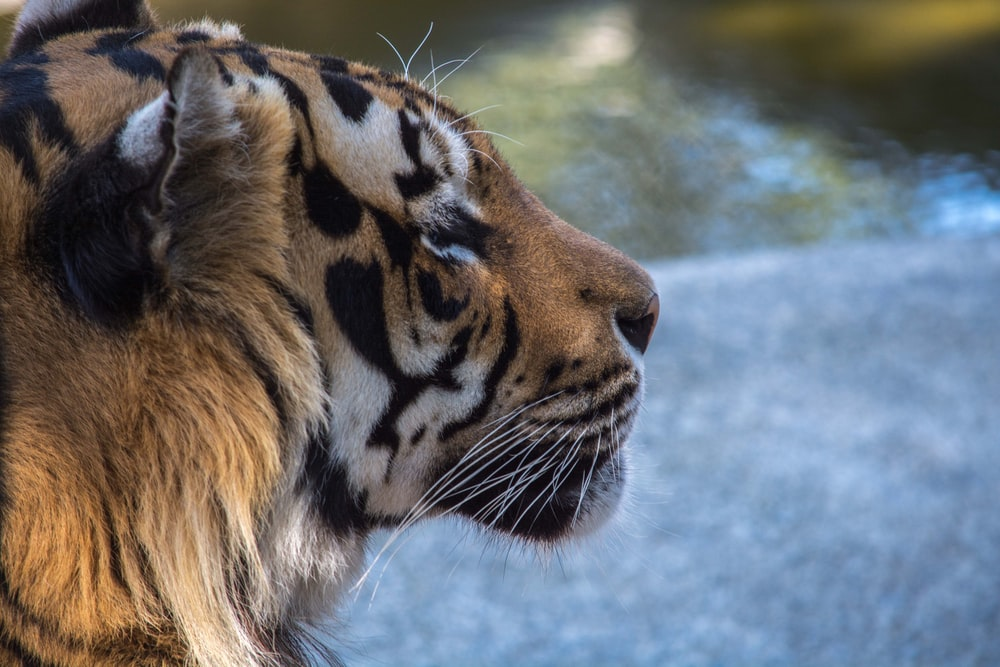
#> input picture pic.jpg, 1000 x 667 px, given in place of pic.png, which was not available
$ jupyter execute 3.11.ipynb   (older library calls are emulated)
#> lines starting #> are read from the running program, lines starting #| are printed output that depends on the picture; after the words box and inside, x2 and y2 are one past the last pixel; in counts of white or black regions, pixels touching at a corner belong together; pictures that were not available may be replaced by others from this repository, and a replacement may not be noted
[cell 1]
import cv2
import numpy as np

[cell 2]
image = cv2.imread('./pictures/pic.png')
#> image is the input picture: shape (667, 1000, 3); mean B, G, R 113.4, 109.7, 107.6

[cell 3]
cv2.imshow('original',image)

[cell 4]
ret,thresh1 = cv2.threshold(image,127,255,cv2.THRESH_BINARY)
cv2.imshow('1 Threshold Binary',thresh1)

ret,thresh2 = cv2.threshold(image,127,255,cv2.THRESH_BINARY_INV)
cv2.imshow('2 Threshold Binary Inverse',thresh2)

ret,thresh3 = cv2.threshold(image,127,255,cv2.THRESH_TRUNC)
cv2.imshow('3 Threshold trunc',thresh3)

ret,thresh4 = cv2.threshold(image,127,255,cv2.THRESH_TOZERO)
cv2.imshow('4 Threshold tozero',thresh3)

ret,thresh5 = cv2.threshold(image,127,255,cv2.THRESH_TOZERO_INV)
cv2.imshow('5 Threshold tozero inverse',thresh5)

cv2.waitKey(0)
cv2.destroyAllWindows()

[cell 5]
image = cv2.imread('pictures/pic.png',0)
#> image: shape (667, 1000); min 0, max 255, mean 109.5

ret,thresh1 = cv2.threshold(image,127,255,cv2.THRESH_BINARY)
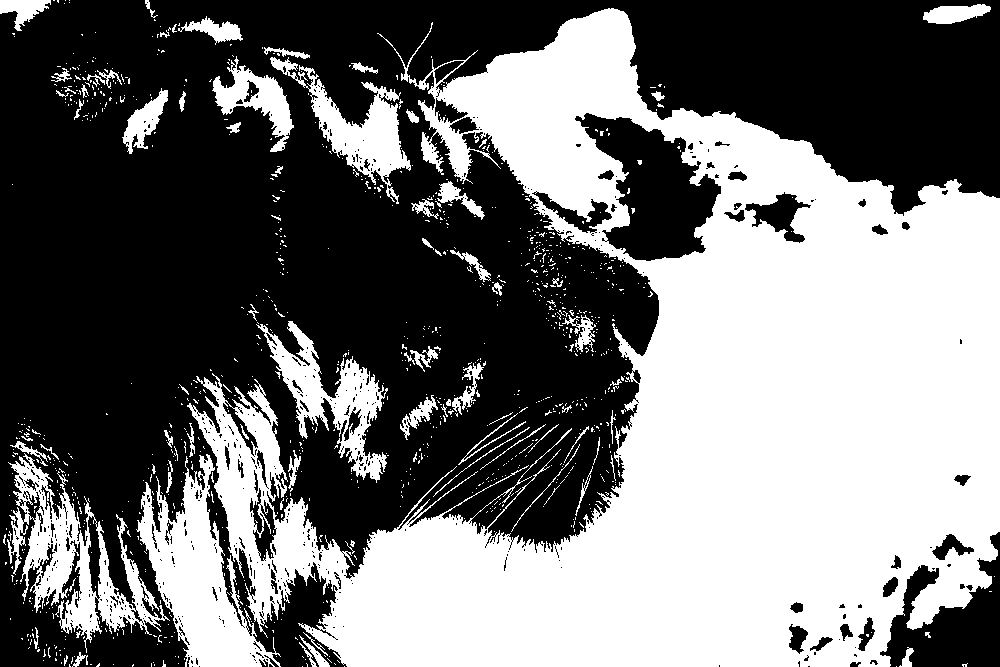
#> thresh1: shape (667, 1000); 44.9% white; 1043 white regions (962 under 20 px), largest, box (x1, y1, x2, y2) and area: (187, 8, 1000, 667) 249545, (136, 454, 281, 667) 12305, (7, 453, 170, 653) 9737
cv2.imshow('1 Threshold Binary',thresh1)
cv2.waitKey(0)

image = cv2.GaussianBlur(image,(3,3),0)
thresh = cv2.adaptiveThreshold(image,255,cv2.ADAPTIVE_THRESH_MEAN_C,cv2.THRESH_BINARY,3,5)
#> thresh: shape (667, 1000); 96.4% white; black in thin lines or dots, all inside (x1, y1, x2, y2) = (0, 4, 659, 667)
cv2.imshow('Adaptive Mean Thresholding',thresh)
cv2.waitKey(0)

_,th2 = cv2.threshold(image,0,255,cv2.THRESH_BINARY + cv2.THRESH_OTSU)
#> th2: shape (667, 1000); 58% white; 293 black regions (229 under 20 px), largest, box (x1, y1, x2, y2) and area: (0, 0, 1000, 667) 264582, (292, 400, 411, 552) 6577, (254, 577, 326, 667) 2652
cv2.imshow("Otsu's thresholding",thresh)
cv2.waitKey(0)

blur = cv2.GaussianBlur(image,(5,5),0)
_, th3 = cv2.threshold(blur,0,255,cv2.THRESH_BINARY + cv2.THRESH_OTSU)
#> th3: shape (667, 1000); 57.8% white; 112 black regions (70 under 20 px), largest, box (x1, y1, x2, y2) and area: (0, 0, 1000, 667) 267415, (293, 402, 413, 552) 6621, (255, 578, 322, 667) 2662
cv2.imshow("Gaussian otsu's thresholding",thresh)
cv2.waitKey(0)

cv2.destroyAllWindows()

[cell 6]
kernel = np.ones((5,5),np.uint8)

erosion = cv2.erode(image, kernel, iterations = 1)
cv2.imshow('erosion',erosion)
cv2.waitKey(0)

dilation = cv2.dilate(image, kernel, iterations = 1)
cv2.imshow('dilation',dilation)
cv2.waitKey(0)

opening = cv2.morphologyEx(image,cv2.MORPH_OPEN,kernel)
cv2.imshow('opening',opening)
cv2.waitKey(0)

closing = cv2.morphologyEx(image,cv2.MORPH_CLOSE,kernel)
cv2.imshow('closing',closing)
cv2.waitKey(0)

cv2.destroyAllWindows()

[cell 7]
height, width = image.shape
#> height = 667; width = 1000

sobel_x = cv2.Sobel(image,cv2.CV_64F,0,1,ksize=5)
sobel_y = cv2.Sobel(image,cv2.CV_64F,1,0,ksize=5)

cv2.imshow('original',image)
cv2.waitKey(0)
cv2.imshow('sobel X',sobel_x)
cv2.waitKey(0)
cv2.imshow('sobel Y',sobel_y)
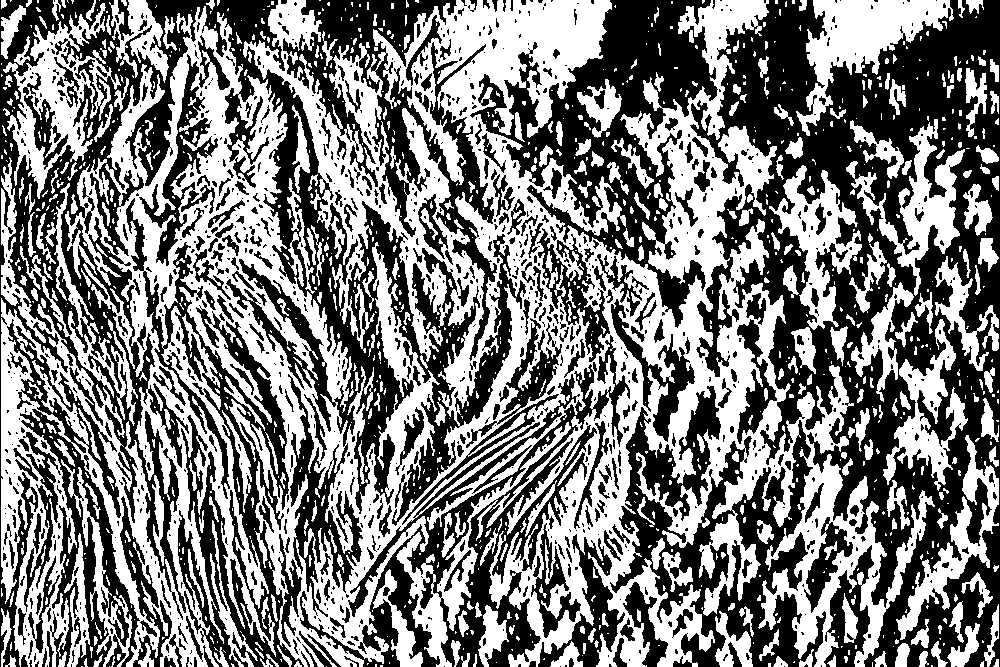
#> window 'sobel Y': shape (667, 1000); 48.8% white; 1157 white regions (792 under 20 px), largest, box (x1, y1, x2, y2) and area: (1, 0, 935, 667) 226419, (796, 0, 954, 136) 7659, (3, 3, 121, 199) 7314
cv2.waitKey(0)

sobel_OR = cv2.bitwise_or(sobel_x,sobel_y)
cv2.imshow('sobel_OR',sobel_OR)
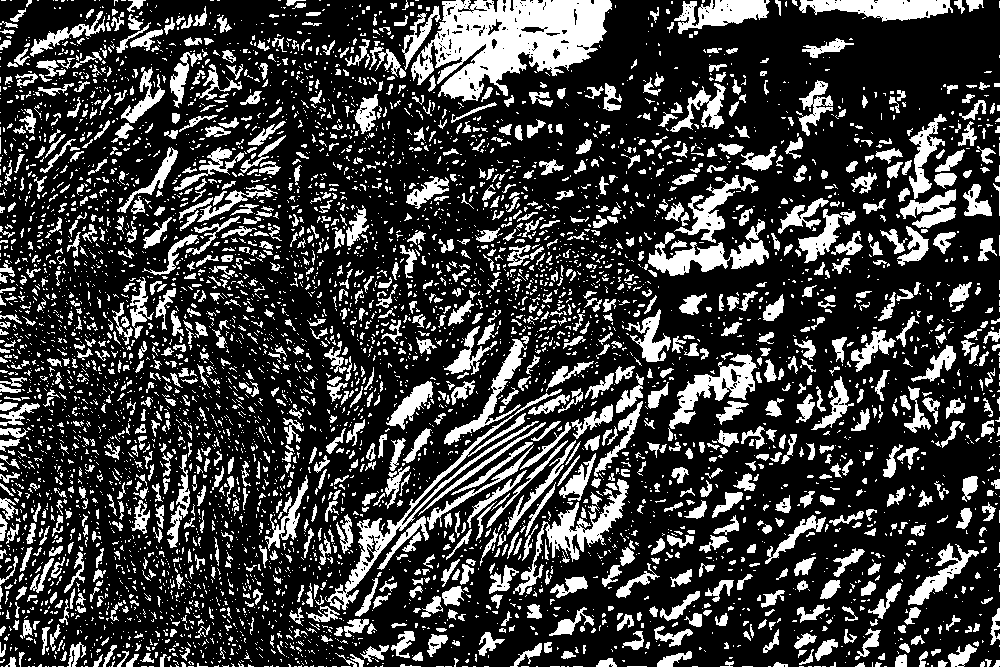
#> window 'sobel_OR': shape (667, 1000); 24.3% white; 5526 white regions (4246 under 20 px), largest, box (x1, y1, x2, y2) and area: (411, 0, 612, 102) 11555, (325, 389, 562, 610) 3069, (513, 479, 629, 595) 2583
cv2.waitKey(0)

laplacian = cv2.Laplacian(image,cv2.CV_64F)
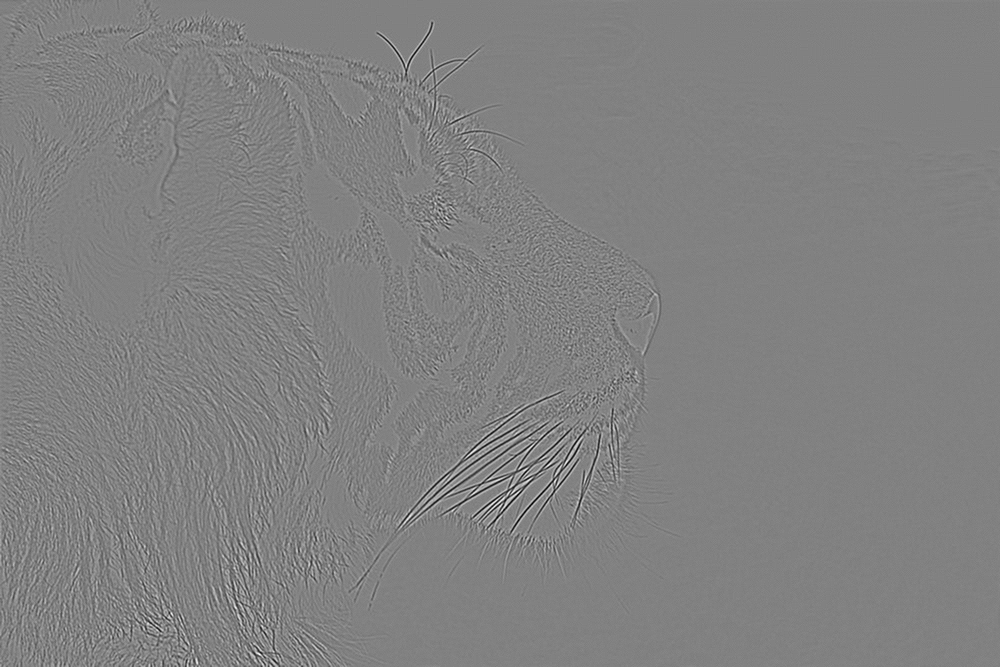
#> laplacian: shape (667, 1000) float64; min -98, max 95, mean 0; drawn with min black and max white
cv2.imshow('Laplacian',laplacian)
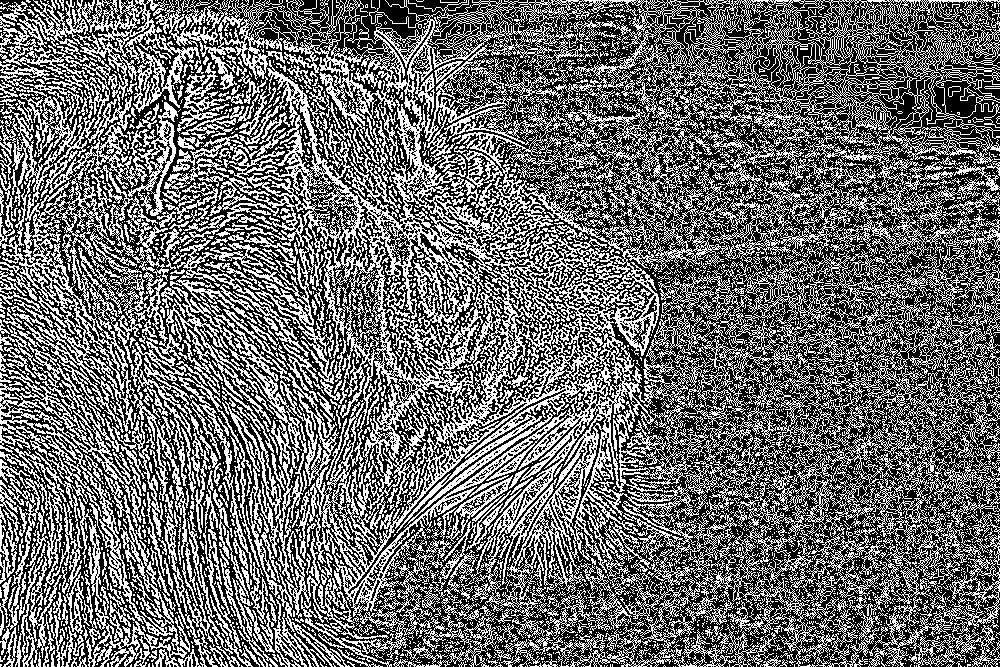
#> window 'Laplacian': shape (667, 1000); 42.6% white in thin lines or dots
cv2.waitKey(0)

canny = cv2.Canny(image,20,170)
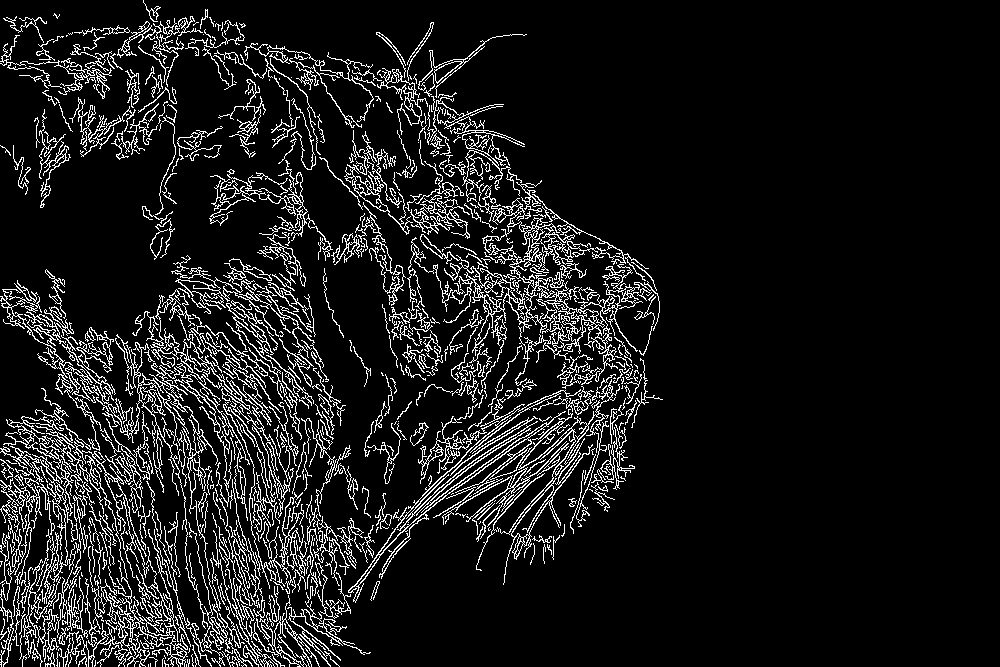
#> canny: shape (667, 1000); 9.9% white in thin lines or dots, all inside (x1, y1, x2, y2) = (0, 0, 663, 667)
cv2.imshow('Canny',canny)
cv2.waitKey(0)

cv2.destroyAllWindows()

[cell 8]
import matplotlib.pyplot as plt

points_A = np.float32([[320,15],[700,215],[85,610],[530,780]])

points_B = np.float32([[0,0],[420,0],[0,594],[420,594]])

M = cv2.getPerspectiveTransform(points_A,points_B)

warped = cv2.warpPerspective(image, M, (420,594))

cv2.imshow('warpPerspective',warped)
cv2.waitKey(0)
cv2.destroyAllWindows()

[cell 9]
rows,cols= image.shape
#> rows = 667; cols = 1000

cv2.imshow('original',image)
cv2.waitKey(0)

points_A = np.float32([[320,15],[700,215],[85,610]])

points_B = np.float32([[0,0],[420,0],[0,594]])

M = cv2.getAffineTransform(points_A,points_B)

warped = cv2.warpAffine(image, M, (cols,rows))
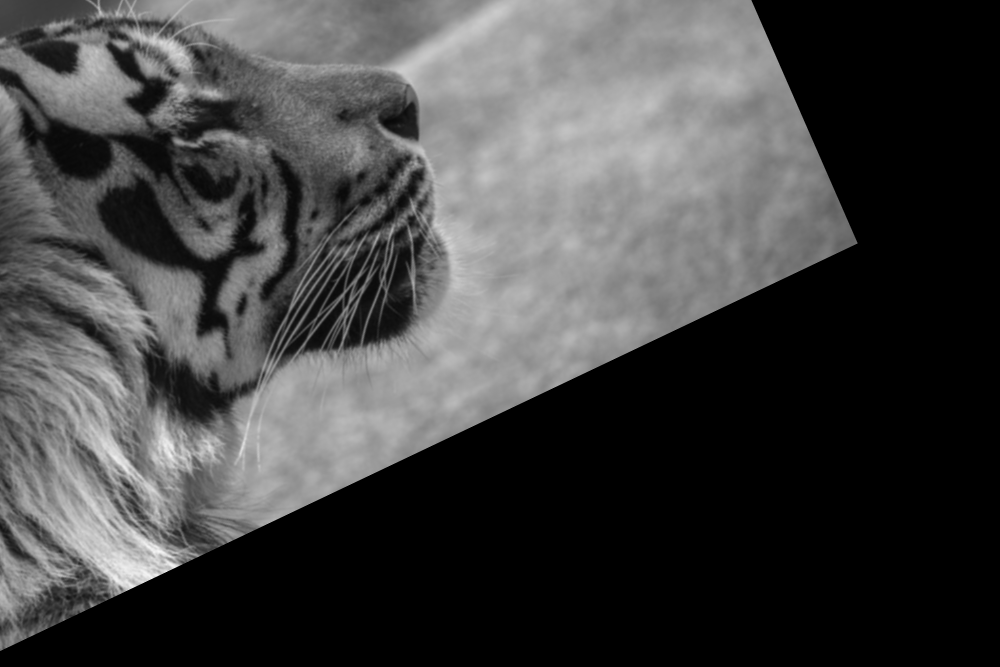
#> warped: shape (667, 1000); min 0, max 246, mean 67.8

cv2.imshow('warpPerspective',warped)
cv2.waitKey(0)
cv2.destroyAllWindows()

$ run again, with aa.jpg copied over pic.jpg
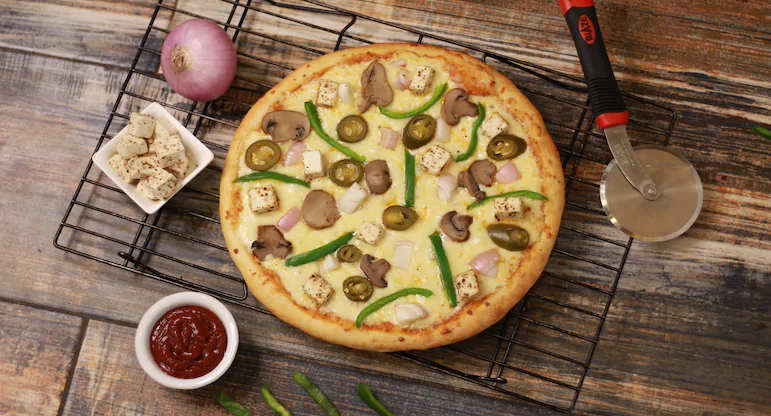
#> input picture aa.jpg, 771 x 416 px, given in place of pic.png, which was not available
#> image is the input picture: shape (416, 771, 3); mean B, G, R 81.1, 108.9, 136
#> `ret,thresh1 = cv2.threshold(image,127,255,cv2.THRESH_BINARY)`:
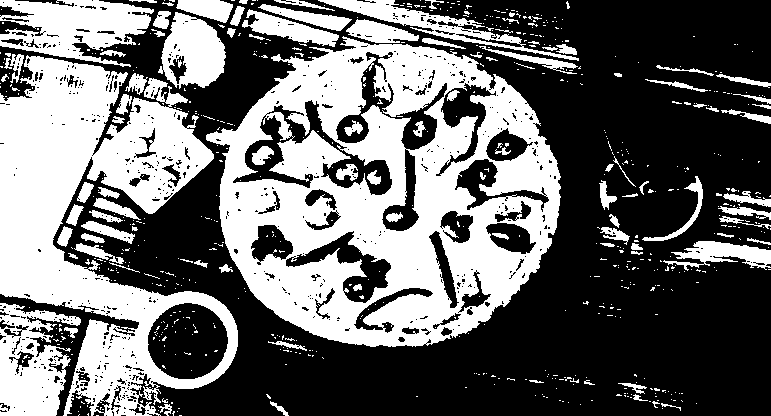
#> thresh1: shape (416, 771); 41.8% white; 694 white regions (594 under 20 px), largest, box (x1, y1, x2, y2) and area: (206, 36, 561, 347) 60032, (0, 55, 238, 416) 38381, (0, 0, 154, 67) 6021
#> thresh: shape (416, 771); 91.1% white; black in thin lines or dots
#> th2: shape (416, 771); 47.2% white; 261 white regions (181 under 20 px), largest, box (x1, y1, x2, y2) and area: (0, 10, 562, 416) 115806, (0, 0, 154, 67) 7247, (0, 302, 81, 416) 6875
#> th3: shape (416, 771); 47.2% white; 126 white regions (52 under 20 px), largest, box (x1, y1, x2, y2) and area: (205, 10, 562, 348) 69716, (0, 11, 238, 416) 47110, (0, 0, 153, 67) 7355
#> canny: shape (416, 771); 17.3% white in thin lines or dots
#> `warped = cv2.warpAffine(image, M, (cols,rows))`:
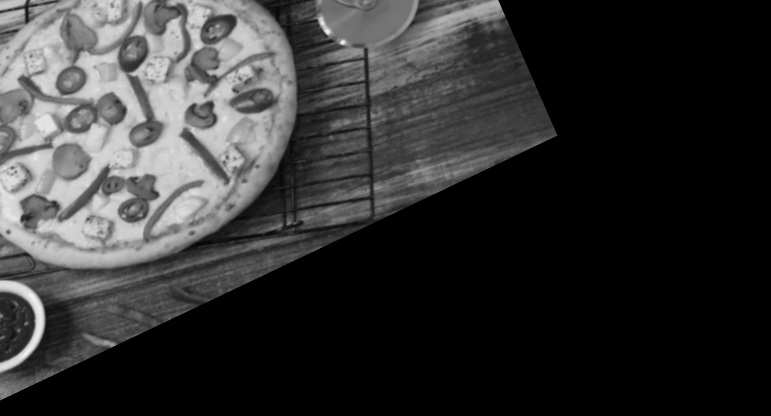
#> warped: shape (416, 771); min 0, max 245, mean 51.1
